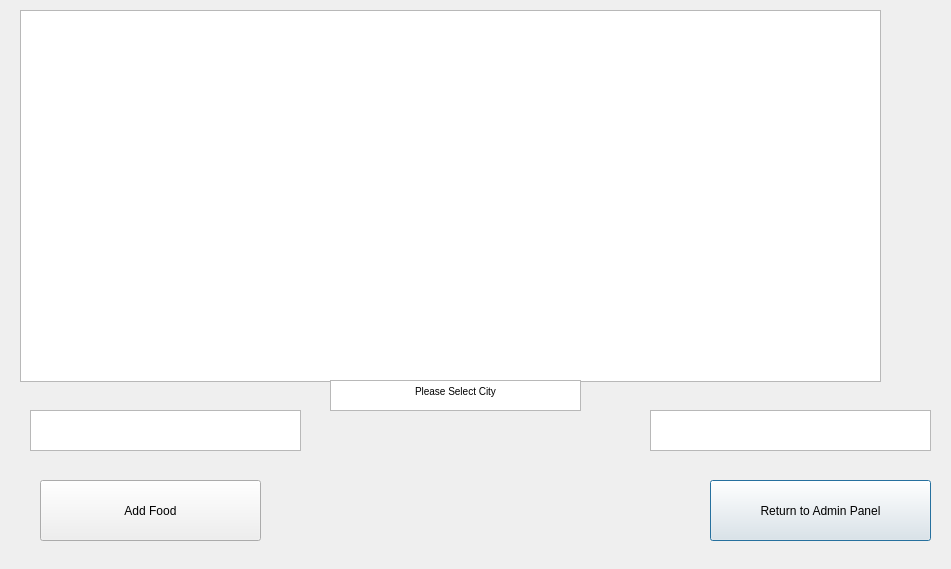
<?xml version="1.0" encoding="UTF-8"?>
<ui version="4.0">
 <class>addfood</class>
 <widget class="QDialog" name="addfood">
  <property name="geometry">
   <rect>
    <x>0</x>
    <y>0</y>
    <width>951</width>
    <height>569</height>
   </rect>
  </property>
  <property name="windowTitle">
   <string>Dialog</string>
  </property>
  <widget class="QPushButton" name="pushButton_2">
   <property name="geometry">
    <rect>
     <x>710</x>
     <y>480</y>
     <width>221</width>
     <height>61</height>
    </rect>
   </property>
   <property name="text">
    <string>Return to Admin Panel</string>
   </property>
  </widget>
  <widget class="QListWidget" name="listWidget">
   <property name="geometry">
    <rect>
     <x>20</x>
     <y>10</y>
     <width>861</width>
     <height>372</height>
    </rect>
   </property>
   <property name="maximumSize">
    <size>
     <width>16777215</width>
     <height>16777215</height>
    </size>
   </property>
   <property name="styleSheet">
    <string notr="true"/>
   </property>
  </widget>
  <widget class="QPushButton" name="pushButton">
   <property name="geometry">
    <rect>
     <x>40</x>
     <y>480</y>
     <width>221</width>
     <height>61</height>
    </rect>
   </property>
   <property name="text">
    <string>Add Food</string>
   </property>
  </widget>
  <widget class="QPlainTextEdit" name="plainTextEdit">
   <property name="geometry">
    <rect>
     <x>30</x>
     <y>410</y>
     <width>271</width>
     <height>41</height>
    </rect>
   </property>
  </widget>
  <widget class="QPlainTextEdit" name="plainTextEdit_2">
   <property name="geometry">
    <rect>
     <x>650</x>
     <y>410</y>
     <width>281</width>
     <height>41</height>
    </rect>
   </property>
  </widget>
  <widget class="QTextBrowser" name="textBrowser">
   <property name="geometry">
    <rect>
     <x>330</x>
     <y>380</y>
     <width>251</width>
     <height>31</height>
    </rect>
   </property>
   <property name="html">
    <string>&lt;!DOCTYPE HTML PUBLIC &quot;-//W3C//DTD HTML 4.0//EN&quot; &quot;http://www.w3.org/TR/REC-html40/strict.dtd&quot;&gt;
&lt;html&gt;&lt;head&gt;&lt;meta name=&quot;qrichtext&quot; content=&quot;1&quot; /&gt;&lt;style type=&quot;text/css&quot;&gt;
p, li { white-space: pre-wrap; }
&lt;/style&gt;&lt;/head&gt;&lt;body style=&quot; font-family:'MS Shell Dlg 2'; font-size:7.8pt; font-weight:400; font-style:normal;&quot;&gt;
&lt;p align=&quot;center&quot; style=&quot; margin-top:0px; margin-bottom:0px; margin-left:0px; margin-right:0px; -qt-block-indent:0; text-indent:0px;&quot;&gt;&lt;span style=&quot; font-family:'MS Shell Dlg 2';&quot;&gt;Please Select City&lt;/span&gt;&lt;/p&gt;&lt;/body&gt;&lt;/html&gt;</string>
   </property>
  </widget>
 </widget>
 <resources/>
 <connections/>
</ui>
